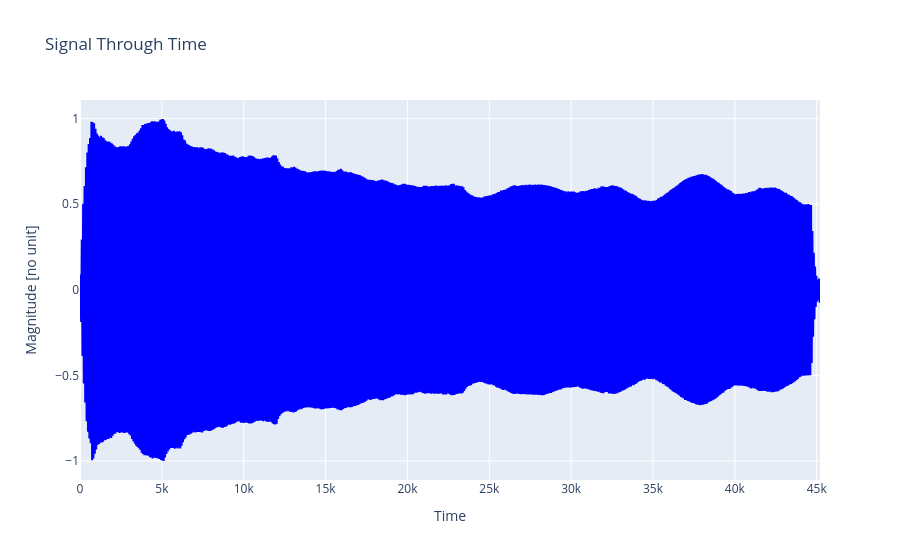

The code cell stored with this chart in its notebook:
### Code cell
fig = go.Figure()

fig.add_trace(go.Scatter(
    y=OcarinaC5DataCut,
    mode='lines',
    name='Signal',
    line=dict(color='blue')
))

fig.update_layout(
    title='Signal Through Time',
    xaxis_title='Time ',
    yaxis_title='Magnitude [no unit]',
)

fig.show()

### Figure 1 — Plotly figure (JSON) as saved in the notebook; plotly's stock layout.template omitted (floating-point values rounded to 4 significant figures; data arrays with more than 128 entries replaced by an {"elided": "..."} marker saying what was removed)
{"data": [{"line": {"color": "blue"}, "mode": "lines", "name": "Signal", "type": "scatter", "y": {"elided": "45200 float values"}}], "layout": {"title": {"text": "Signal Through Time"}, "xaxis": {"title": {"text": "Time "}}, "yaxis": {"title": {"text": "Magnitude [no unit]"}}}}
